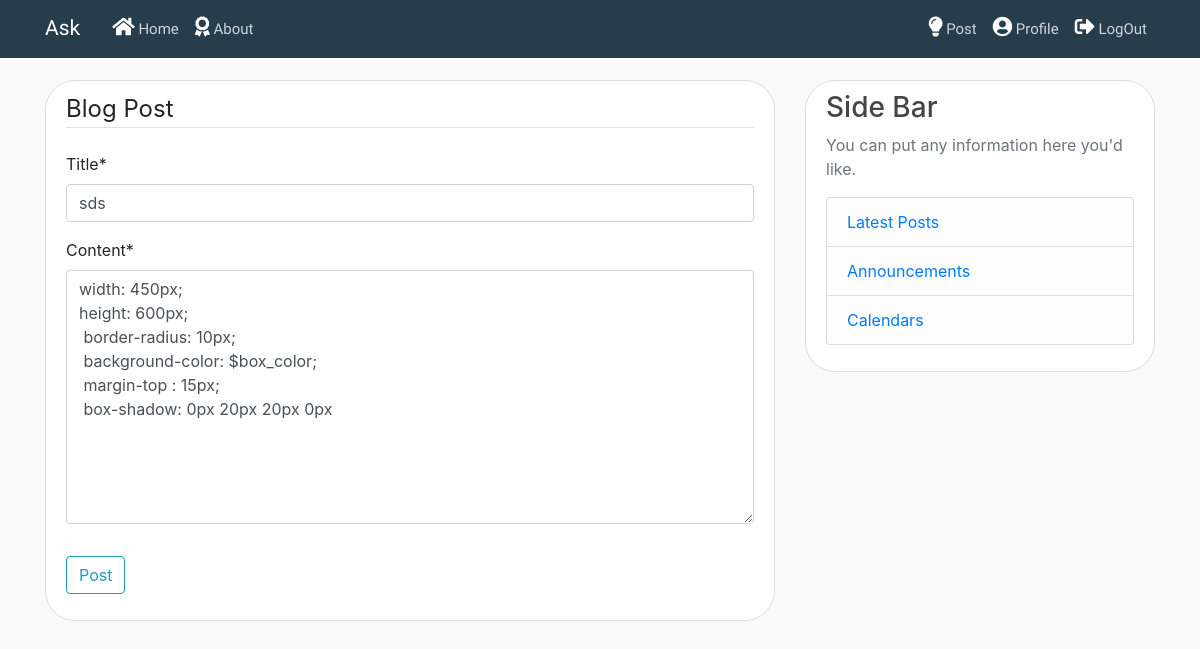
/post/45/update/ (signed in), run on the app's committed database.
### blog/models.py (models this page shows, shortened)
class Post(models.Model):
    title = models.CharField(max_length=100)
    content = models.TextField()
    date_posted = models.DateTimeField(default=timezone.now)
    author = models.ForeignKey(User, on_delete=models.CASCADE)

### blog/views.py (the view, shortened to what this page needs)
# urls.py: path('post/<int:pk>/update/', views.PostUpdateView.as_view(), name='post-update'),
class PostUpdateView(LoginRequiredMixin, UserPassesTestMixin, generic.UpdateView):
    model = Post
    fields = ['title', 'content']
    def test_func(self):
        post = self.get_object()
        if self.request.user == post.author:
            return True
        return False

### blog/templates/blog/post_form.html (shortened to what this page needs)
{% extends "blog/base.html" %}
{% load crispy_forms_tags %}
{% block content %}
    <div class="content-section">
        <form method="POST">
            <fieldset class="form-group">
                <legend class="border-bottom mb-4">Blog Post</legend>
                {{ form|crispy }}
            </fieldset>
            <div class="form-group">
                <button class="btn btn-outline-info" type="submit">Post</button>
            </div>
        </form>
    </div>
{% endblock content %}

### blog/static/blog/main.css (style rules this page uses)
body { background-color: #fafafa; margin-top: 5rem; }
.content-section { background: #ffffff; padding: 10px 20px; border: 1.5px solid #dddddd; border-radius: 30px; margin-bottom: 20px; }

### data on the page
Post: title "sds", content "width: 450px; height: 600px; border-radius: 10px; background-color: $box_color; margin-top : 15px; box-shadow: 0px 20px 20px 0px"
